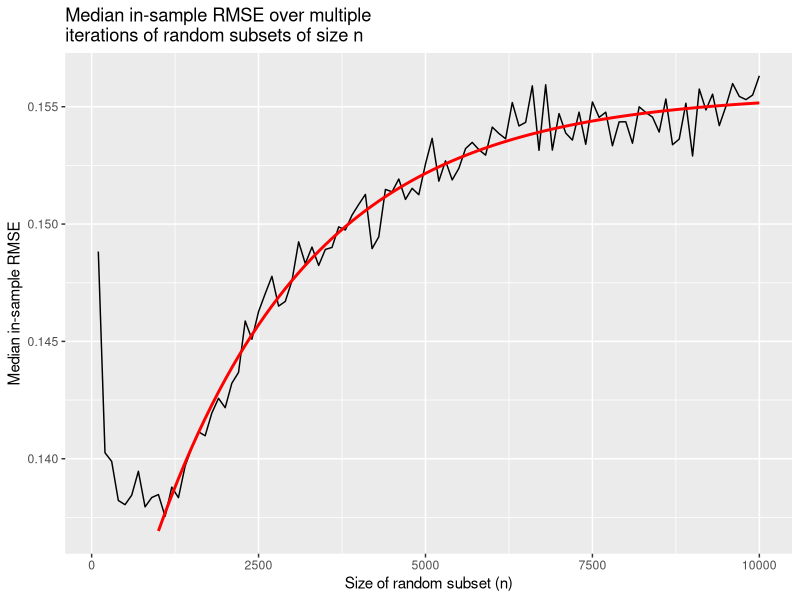
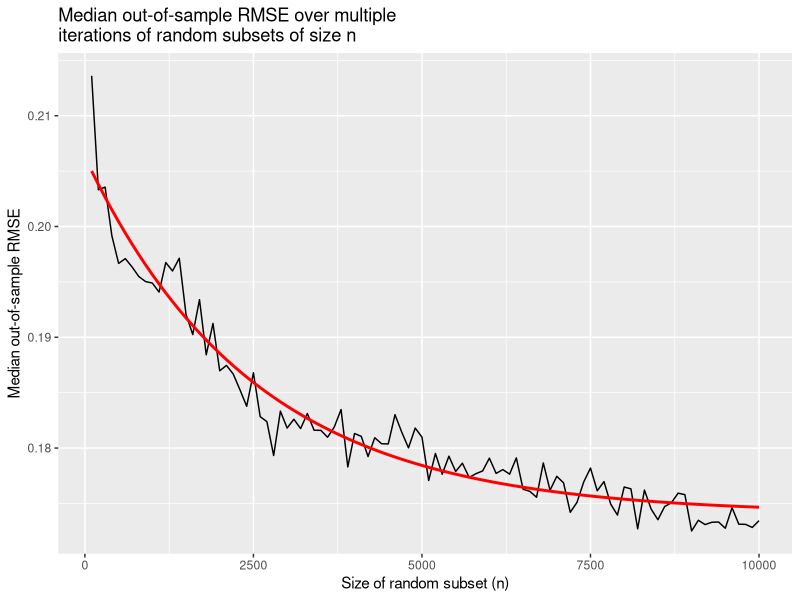
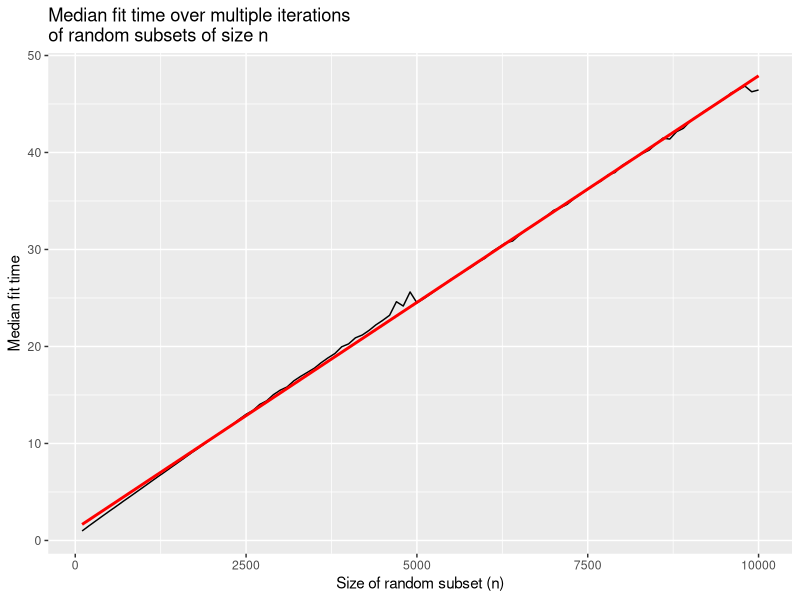
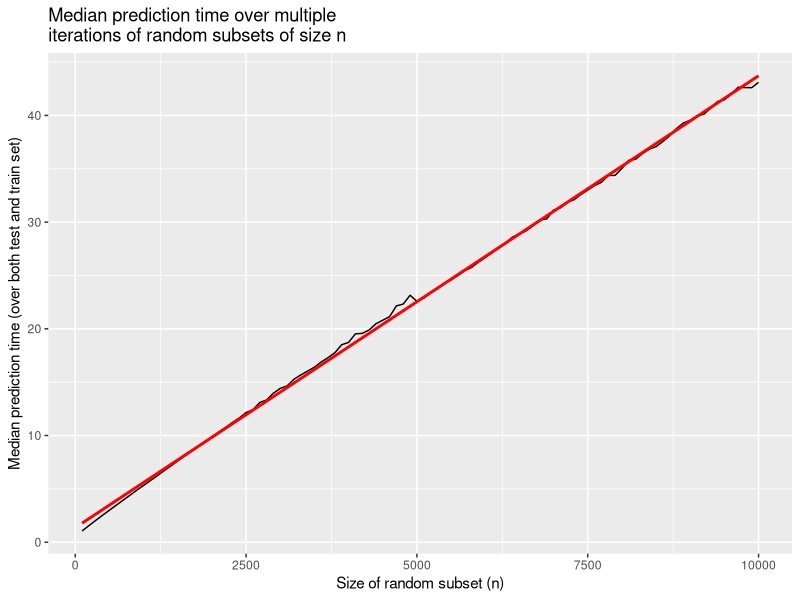
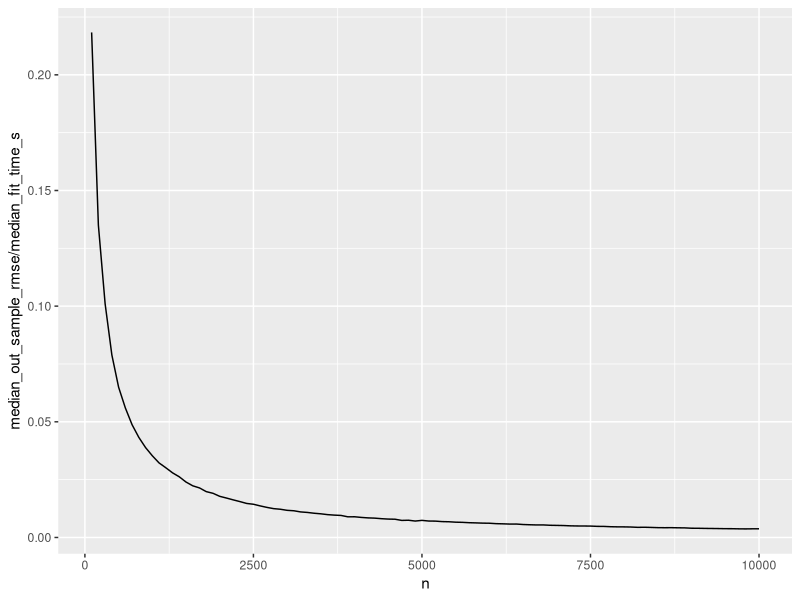
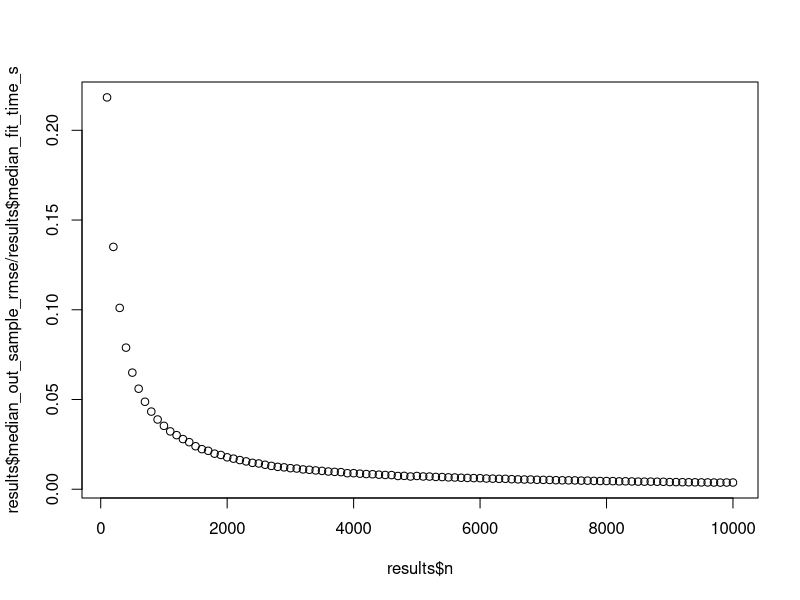
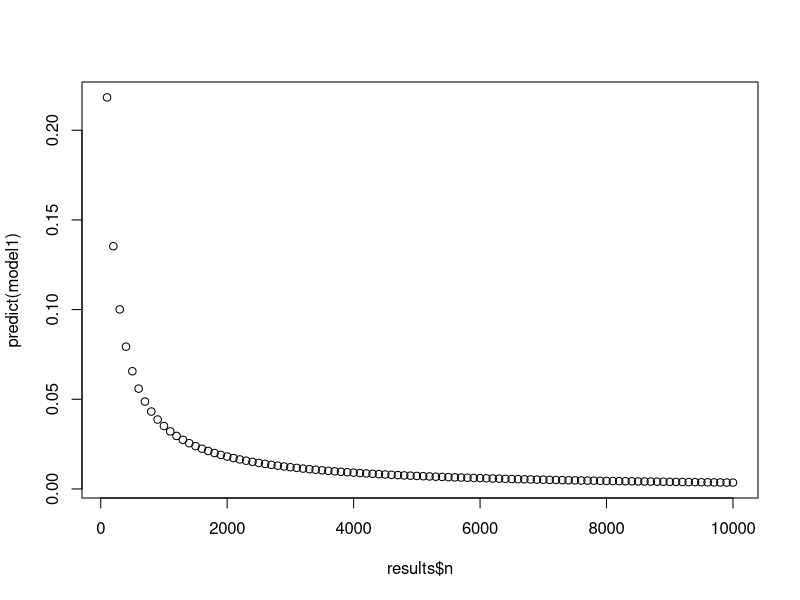
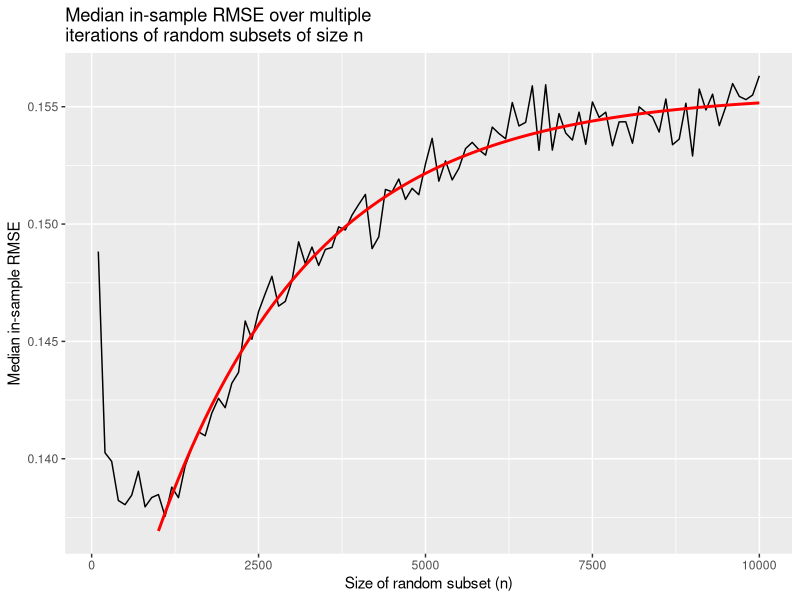

These charts were generated, in order, by the following R code:
require(tidyverse)
setwd("~/R projects/AddiVortes/effects/n/")
results <- read.csv("addivortes_results.csv")
results <- results[order(results$n), ]

model_iRMSE <- nls(median_in_sample_rmse ~ SSasymp(n, Asym, R0, lrc), data = results[-(1:9),])
model_oRMSE <- nls(median_out_sample_rmse ~ SSasymp(n, Asym, R0, lrc), data = results)
model_fit <- lm(median_fit_time_s ~ n, results)
model_pred <- lm(median_predict_time_s ~ n, results)

pred_grid <- data.frame(n = seq(min(results$n), max(results$n), length.out = (max(results$n) - min(results$n))/100 + 1))
pred_grid$iRMSE <- c(rep(NA, 9), predict(model_iRMSE, pred_grid[-(1:9),,drop=FALSE]))
pred_grid$oRMSE <- predict(model_oRMSE, pred_grid)
pred_grid$fit <- predict(model_fit, pred_grid)
pred_grid$pred <- predict(model_pred, pred_grid)

yhat <- predict(model_iRMSE, results[-(1:9),])
r2 <- 1 - sum((results[-(1:9),]$median_in_sample_rmse - yhat)^2) /
  sum((results[-(1:9),]$median_in_sample_rmse - mean(results[-(1:9),]$median_in_sample_rmse))^2)
r2

yhat <- predict(model_oRMSE)
r2 <- 1 - sum((results$median_out_sample_rmse - yhat)^2) /
  sum((results$median_out_sample_rmse - mean(results$median_out_sample_rmse))^2)
r2

ggplot(results, aes(x=n, y=median_in_sample_rmse)) +
  geom_line() +
  geom_line(data = pred_grid, aes(y = iRMSE), color = "red", linewidth = 1) +
  labs(
    x = "Size of random subset (n)",
    y = "Median in-sample RMSE",
    title = str_wrap("Median in-sample RMSE over multiple iterations of random subsets of size n", width=40)
  )
ggsave("graphs/iRMSE.jpg")

ggplot(results, aes(x=n, y=median_out_sample_rmse)) +
  geom_line() +
  geom_line(data = pred_grid, aes(y = oRMSE), color = "red", linewidth = 1) +
  labs(
    x = "Size of random subset (n)",
    y = "Median out-of-sample RMSE",
    title = str_wrap("Median out-of-sample RMSE over multiple iterations of random subsets of size n", width=40)
  )
ggsave("graphs/oRMSE.jpg")


ggplot(results, aes(x=n, y=median_fit_time_s)) +
  geom_line() +
  geom_line(data = pred_grid, aes(y=fit), color="red", linewidth=1) +
  labs(
    x = "Size of random subset (n)",
    y = "Median fit time",
    title = str_wrap("Median fit time over multiple iterations of random subsets of size n",width=40)
  )
ggsave("graphs/fit.jpg")

ggplot(results, aes(x=n, y=median_predict_time_s)) +
  geom_line() +
  geom_line(data = pred_grid, aes(y=pred), color="red", linewidth=1) +
  labs(
    x = "Size of random subset (n)",
    y = "Median prediction time (over both test and train set)",
    title = str_wrap("Median prediction time over multiple iterations of random subsets of size n",width=40)
  )

ggsave("graphs/pred.jpg")


ggplot(results, aes(x=n, y=median_out_sample_rmse / median_fit_time_s)) +
  geom_line()

model1 <- lm(median_out_sample_rmse / median_fit_time_s ~ I(1/n**3) + I(1/n**2) + I(1/n), results)

plot(results$n, results$median_out_sample_rmse / results$median_fit_time_s)
plot(results$n, predict(model1))
